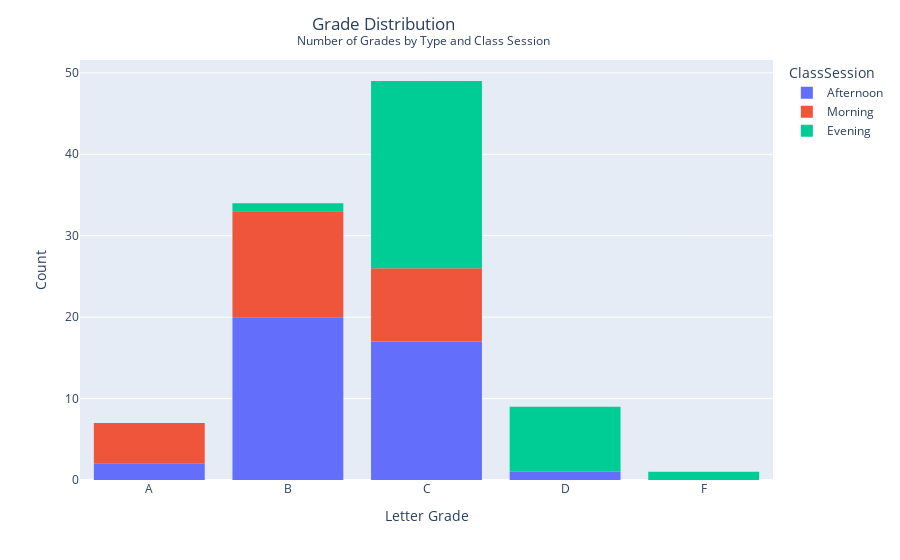

Write notebook code for a chart like this one.
### Code cell
# Generate plot:
plot = px.histogram(session,
               y='Count',
               x='LetterGrade',
               color='ClassSession')
plot.update_layout(
    title={'text': "Grade Distribution\
                    <br><sup>Number of Grades by Type and Class Session</br>",
           'xanchor': 'center',
           'yanchor': 'top',
           'x': 0.47},
    xaxis_title='Letter Grade',
    yaxis_title='Count')
plot.show()

### Figure 1 — Plotly figure (JSON) as saved in the notebook; plotly's stock layout.template omitted (floating-point values rounded to 4 significant figures)
{"data": [{"alignmentgroup": "True", "bingroup": "x", "histfunc": "sum", "hovertemplate": "ClassSession=Afternoon<br>LetterGrade=%{x}<br>sum of Count=%{y}<extra></extra>", "legendgroup": "Afternoon", "marker": {"color": "#636efa", "pattern": {"shape": ""}}, "name": "Afternoon", "offsetgroup": "Afternoon", "orientation": "v", "showlegend": true, "type": "histogram", "x": ["A", "B", "C", "D"], "xaxis": "x", "y": [2, 20, 17, 1], "yaxis": "y"}, {"alignmentgroup": "True", "bingroup": "x", "histfunc": "sum", "hovertemplate": "ClassSession=Morning<br>LetterGrade=%{x}<br>sum of Count=%{y}<extra></extra>", "legendgroup": "Morning", "marker": {"color": "#EF553B", "pattern": {"shape": ""}}, "name": "Morning", "offsetgroup": "Morning", "orientation": "v", "showlegend": true, "type": "histogram", "x": ["A", "B", "C"], "xaxis": "x", "y": [5, 13, 9], "yaxis": "y"}, {"alignmentgroup": "True", "bingroup": "x", "histfunc": "sum", "hovertemplate": "ClassSession=Evening<br>LetterGrade=%{x}<br>sum of Count=%{y}<extra></extra>", "legendgroup": "Evening", "marker": {"color": "#00cc96", "pattern": {"shape": ""}}, "name": "Evening", "offsetgroup": "Evening", "orientation": "v", "showlegend": true, "type": "histogram", "x": ["B", "C", "D", "F"], "xaxis": "x", "y": [1, 23, 8, 1], "yaxis": "y"}], "layout": {"barmode": "relative", "legend": {"title": {"text": "ClassSession"}, "tracegroupgap": 0}, "margin": {"t": 60}, "title": {"text": "Grade Distribution                    <br><sup>Number of Grades by Type and Class Session</br>", "x": 0.47, "xanchor": "center", "yanchor": "top"}, "xaxis": {"anchor": "y", "domain": [0, 1], "title": {"text": "Letter Grade"}}, "yaxis": {"anchor": "x", "domain": [0, 1], "title": {"text": "Count"}}}}
